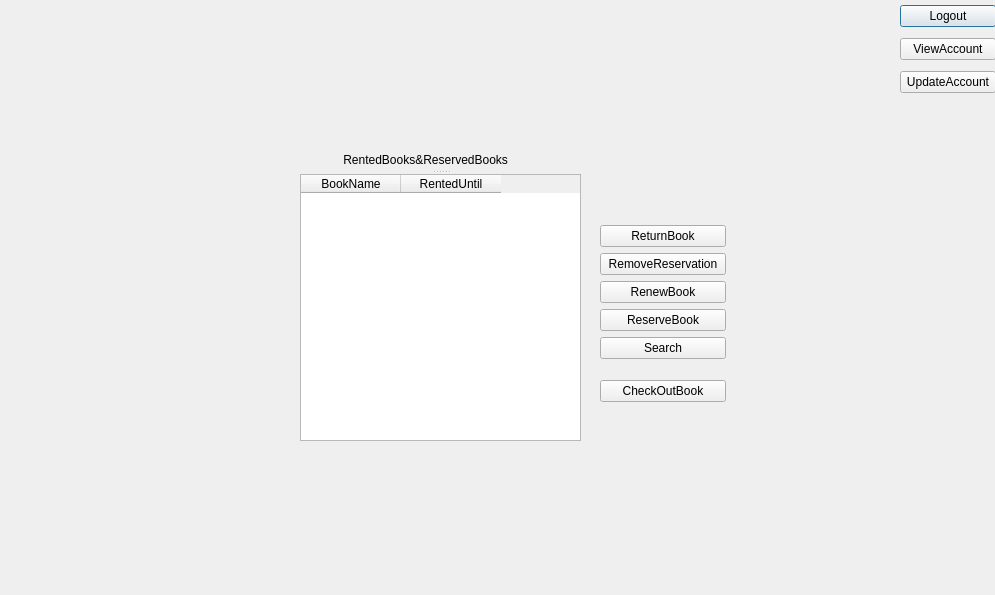
<?xml version="1.0" encoding="UTF-8"?>
<ui version="4.0">
 <class>Window_Member</class>
 <widget class="QDialog" name="Window_Member">
  <property name="geometry">
   <rect>
    <x>0</x>
    <y>0</y>
    <width>995</width>
    <height>595</height>
   </rect>
  </property>
  <property name="windowTitle">
   <string>Dialog</string>
  </property>
  <widget class="QSplitter" name="splitter">
   <property name="geometry">
    <rect>
     <x>300</x>
     <y>150</y>
     <width>281</width>
     <height>291</height>
    </rect>
   </property>
   <property name="orientation">
    <enum>Qt::Vertical</enum>
   </property>
   <widget class="QLabel" name="label_RentedBooks">
    <property name="text">
     <string>             RentedBooks&amp;ReservedBooks</string>
    </property>
   </widget>
   <widget class="QTableWidget" name="tableWidget_RentedBooks">
    <column>
     <property name="text">
      <string>BookName</string>
     </property>
    </column>
    <column>
     <property name="text">
      <string>RentedUntil</string>
     </property>
    </column>
   </widget>
  </widget>
  <widget class="QWidget" name="layoutWidget">
   <property name="geometry">
    <rect>
     <x>900</x>
     <y>0</y>
     <width>96</width>
     <height>100</height>
    </rect>
   </property>
   <layout class="QVBoxLayout" name="verticalLayout_2">
    <item>
     <widget class="QPushButton" name="pushButton_Logout">
      <property name="text">
       <string>Logout</string>
      </property>
     </widget>
    </item>
    <item>
     <widget class="QPushButton" name="pushButton_ViewAccount">
      <property name="text">
       <string>ViewAccount</string>
      </property>
     </widget>
    </item>
    <item>
     <widget class="QPushButton" name="pushButton_UpdateAccount">
      <property name="text">
       <string>UpdateAccount</string>
      </property>
     </widget>
    </item>
   </layout>
  </widget>
  <widget class="QWidget" name="layoutWidget">
   <property name="geometry">
    <rect>
     <x>600</x>
     <y>210</y>
     <width>126</width>
     <height>207</height>
    </rect>
   </property>
   <layout class="QVBoxLayout" name="verticalLayout_3">
    <item>
     <layout class="QVBoxLayout" name="verticalLayout">
      <item>
       <widget class="QPushButton" name="pushButton_ReturnBook">
        <property name="text">
         <string>ReturnBook</string>
        </property>
       </widget>
      </item>
      <item>
       <widget class="QPushButton" name="pushButton_RemoveReservation">
        <property name="text">
         <string>RemoveReservation</string>
        </property>
       </widget>
      </item>
      <item>
       <widget class="QPushButton" name="pushButton_RenewBook">
        <property name="text">
         <string>RenewBook</string>
        </property>
       </widget>
      </item>
      <item>
       <widget class="QPushButton" name="pushButton_ReserveBook">
        <property name="text">
         <string>ReserveBook</string>
        </property>
       </widget>
      </item>
      <item>
       <widget class="QPushButton" name="pushButton_Search">
        <property name="text">
         <string>Search</string>
        </property>
       </widget>
      </item>
     </layout>
    </item>
    <item>
     <widget class="QPushButton" name="pushButton_ChechOutBook">
      <property name="text">
       <string>CheckOutBook</string>
      </property>
     </widget>
    </item>
   </layout>
  </widget>
 </widget>
 <resources/>
 <connections/>
</ui>
